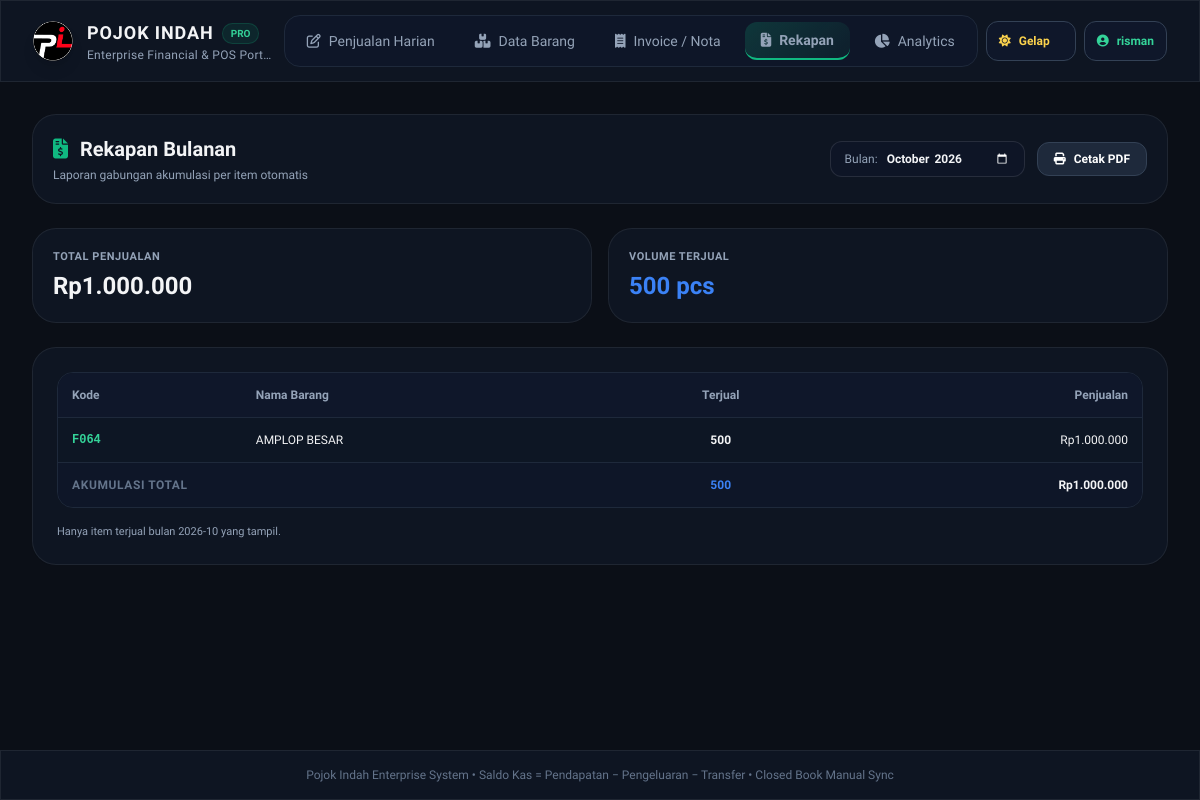
Screenshot of /index.php?page=rekapan&bulan=2026-10 (signed in) with the database file from the repository.
### tables this page shows
CREATE TABLE barang (
        kode TEXT PRIMARY KEY,
        nama TEXT UNIQUE NOT NULL,
        harga_jual INTEGER NOT NULL DEFAULT 0,
        modal INTEGER NOT NULL DEFAULT 0,
        gambar TEXT DEFAULT ''
    , stok_awal INTEGER NOT NULL DEFAULT 0, stok_min INTEGER NOT NULL DEFAULT 0);

### config.php (called while the page is built, shortened)
<?php
function rupiah($n) {
    return 'Rp' . number_format((int)$n, 0, ',', '.');
}
function e($s) { return htmlspecialchars((string)$s, ENT_QUOTES, 'UTF-8'); }
function bulan_aktif() {
    $b = $_GET['bulan'] ?? date('Y-m');
    return $b;
}

### hal_rekapan.php (the view, shortened to what this page needs)
<?php
$owner = !empty($owner);
$bulan = bulan_aktif();
$like = $bulan . '%';
$rows = $pdo->prepare("
  SELECT b.kode, b.nama, b.harga_jual, b.modal,
         COALESCE(SUM(t.qty),0) AS qty,
         COALESCE(SUM(t.jumlah),0) AS penjualan
  FROM barang b
  LEFT JOIN transaksi t ON t.kode_barang = b.kode AND t.tanggal LIKE ?
  GROUP BY b.kode ORDER BY penjualan DESC, b.kode
");
$rows->execute([$like]);
$data = $rows->fetchAll(PDO::FETCH_ASSOC);
$tQty=0;$tJual=0;$tModal=0;$tLaba=0;
foreach ($data as &$r) {
    $r['total_modal'] = $r['qty'] * $r['modal'];
    $r['laba'] = $r['penjualan'] - $r['total_modal'];
    $tQty += $r['qty']; $tJual += $r['penjualan']; $tModal += $r['total_modal']; $tLaba += $r['laba'];
}
?>
<div class="space-y-6">
  <div class="glass-card p-5 rounded-3xl flex flex-col md:flex-row md:items-center justify-between gap-4">
    <div>
      <h2 class="text-xl font-bold flex items-center"><i class="fa-solid fa-file-invoice-dollar text-emerald-500 mr-3"></i> Rekapan Bulanan</h2>
      <p class="text-xs text-slate-500 dark:text-slate-400 mt-1">Laporan gabungan akumulasi per item otomatis</p>
    </div>
    <form class="flex items-center space-x-3" method="get" action="index.php">
      <div class="flex items-center space-x-2 glass-input px-3.5 py-2 rounded-xl text-xs">
        <span class="text-slate-500 dark:text-slate-400 font-medium">Bulan:</span>
        <input type="month" name="bulan" value="<?=e($bulan)?>" onchange="this.form.submit()" class="bg-transparent font-semibold focus:outline-none">
      </div>
      <button type="button" onclick="window.print()" class="bg-slate-800 hover:bg-slate-700 border border-slate-700 text-white px-4 py-2 rounded-xl text-xs font-bold transition flex items-center"><i class="fa-solid fa-print mr-2"></i> Cetak PDF</button>
    </form>
  </div>
  <div class="grid grid-cols-2 <?= $owner ? 'lg:grid-cols-4' : '' ?> gap-4">
    <div class="glass-card p-5 rounded-3xl border-l-4 border-l-emerald-500">
      <span class="text-[11px] font-semibold text-slate-500 dark:text-slate-400 uppercase tracking-wider block">Total Penjualan</span>
      <span class="text-lg sm:text-2xl font-black break-words mt-1 block"><?=rupiah($tJual)?></span>
    </div>
    <div class="glass-card p-5 rounded-3xl border-l-4 border-l-blue-500">
      <span class="text-[11px] font-semibold text-slate-500 dark:text-slate-400 uppercase tracking-wider block">Volume Terjual</span>
      <span class="text-lg sm:text-2xl font-black break-words text-blue-500 mt-1 block"><?=number_format($tQty)?> pcs</span>
    </div>
  </div>
  <div class="glass-card p-6 rounded-3xl space-y-4">
    <div class="overflow-hidden rounded-2xl border border-slate-200 dark:border-slate-800 overflow-x-auto custom-scrollbar">
      <table class="w-full text-left text-xs min-w-[760px]">
        <thead class="tbl-head font-semibold border-b border-slate-200 dark:border-slate-800">
          <tr><th class="p-3.5">Kode</th><th class="p-3.5">Nama Barang</th><th class="p-3.5 text-center">Terjual</th><th class="p-3.5 text-right">Penjualan</th></tr>
        </thead>
        <tbody class="tbl-body divide-y tbl-row">
          <?php foreach ($data as $r): if ($r['qty']==0) continue; ?>
          <tr class="hover:bg-slate-50 dark:hover:bg-slate-800/30">
            <td class="p-3.5 font-mono font-bold text-emerald-600 dark:text-emerald-400"><?=e($r['kode'])?></td>
            <td class="p-3.5 font-medium"><?=e($r['nama'])?></td>
            <td class="p-3.5 text-center font-bold"><?=$r['qty']?></td>
            <td class="p-3.5 text-right"><?=rupiah($r['penjualan'])?></td>
          </tr>
          <?php endforeach; ?>
        </tbody>
        <tfoot class="bg-slate-100 dark:bg-slate-900/80 font-bold border-t border-slate-200 dark:border-slate-800">
          <tr><td colspan="2" class="p-3.5 uppercase tracking-wider text-xs text-slate-500">Akumulasi Total</td>
          <td class="p-3.5 text-center text-blue-500"><?=$tQty?></td>
          <td class="p-3.5 text-right"><?=rupiah($tJual)?></td>
          <?php if ($owner): ?>
          <td class="p-3.5 text-right text-slate-500">-</td>
          <td class="p-3.5 text-right text-amber-500"><?=rupiah($tModal)?></td>
          <td class="p-3.5 text-right text-emerald-600 dark:text-emerald-400"><?=rupiah($tLaba)?></td>
          <?php endif; ?></tr>
        </tfoot>
      </table>
    </div>
    <p class="text-[11px] text-slate-500 dark:text-slate-400">Hanya item terjual bulan <?=e($bulan)?> yang tampil.<?= $owner ? ' Laba = Penjualan − Modal (belum dikurangi Pengeluaran harian).' : '' ?></p>
  </div>
</div>

### index.php (style rules this page uses)
body { font-family: 'Plus Jakarta Sans', sans-serif; overflow-x: clip; }
.glass-card { min-width: 0; }
html.dark body { background-color: #0b0f17; color: #f3f4f6; }
html.dark .glass-card { background: rgba(17,24,39,.75); backdrop-filter: blur(12px); border: 1px solid rgba(255,255,255,.07); }
html.dark .glass-input { background: rgba(15,23,42,.6); border: 1px solid rgba(255,255,255,.1); color: #f3f4f6; }
html.dark .tbl-head { background: #0f172a; color: #94a3b8; }
html.dark .tbl-body { background: rgba(15,23,42,.3); }
html.dark .tbl-row { border-color: rgba(30,41,59,.5); }
input[type="month"], input[type="date"] { color-scheme: dark; }

### rows the page displays
barang: kode "F064", nama "AMPLOP BESAR", qty "500", penjualan "Rp1.000.000"

### other values shown
$_SESSION['uname'] "risman"
rupiah($tJual) "Rp1.000.000"
$tQty "500"
$bulan "2026-10"
